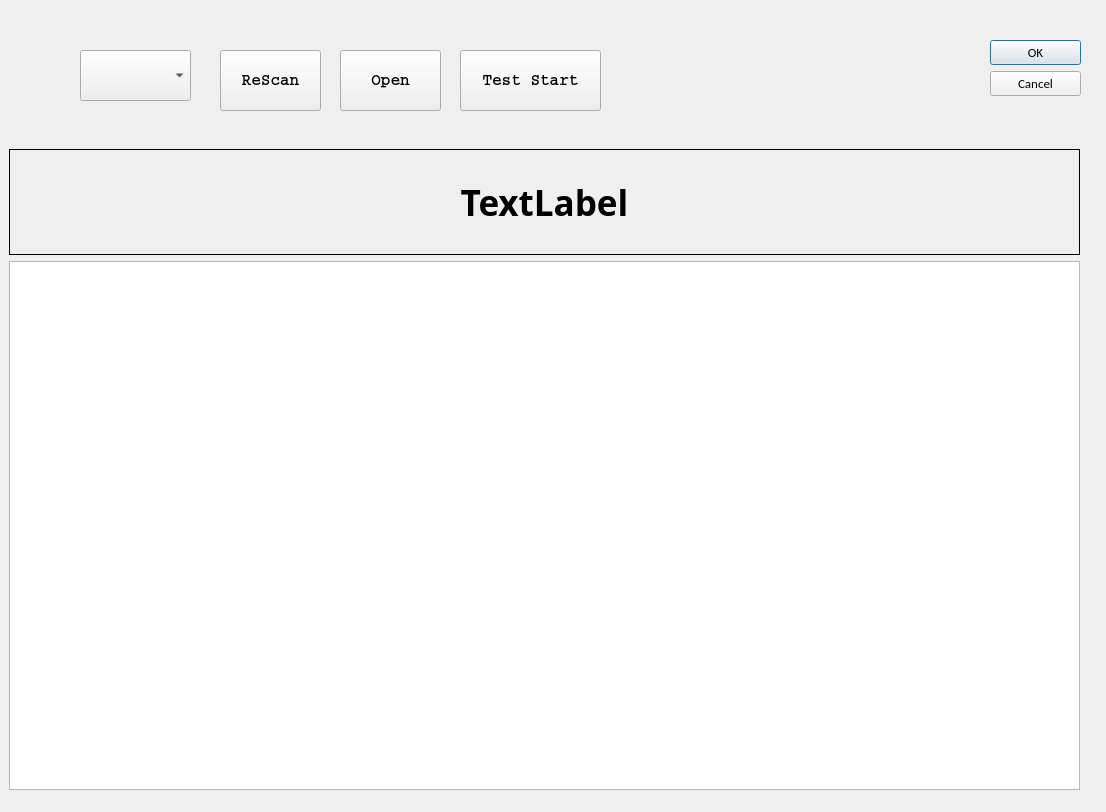
<?xml version="1.0" encoding="UTF-8"?>
<ui version="4.0">
 <class>Dialog</class>
 <widget class="QDialog" name="Dialog">
  <property name="geometry">
   <rect>
    <x>0</x>
    <y>0</y>
    <width>1106</width>
    <height>812</height>
   </rect>
  </property>
  <property name="windowTitle">
   <string>Dialog</string>
  </property>
  <widget class="QDialogButtonBox" name="buttonBox">
   <property name="geometry">
    <rect>
     <x>990</x>
     <y>40</y>
     <width>91</width>
     <height>61</height>
    </rect>
   </property>
   <property name="font">
    <font>
     <family>Calibri</family>
     <pointsize>10</pointsize>
    </font>
   </property>
   <property name="orientation">
    <enum>Qt::Vertical</enum>
   </property>
   <property name="standardButtons">
    <set>QDialogButtonBox::Cancel|QDialogButtonBox::Ok</set>
   </property>
  </widget>
  <widget class="QPushButton" name="pushButton_Rescan">
   <property name="geometry">
    <rect>
     <x>220</x>
     <y>50</y>
     <width>101</width>
     <height>61</height>
    </rect>
   </property>
   <property name="font">
    <font>
     <family>Courier</family>
     <pointsize>12</pointsize>
     <weight>75</weight>
     <bold>true</bold>
    </font>
   </property>
   <property name="toolTip">
    <string>&lt;html&gt;&lt;head/&gt;&lt;body&gt;&lt;p&gt;ReScan COM ports&lt;/p&gt;&lt;/body&gt;&lt;/html&gt;</string>
   </property>
   <property name="text">
    <string>ReScan</string>
   </property>
  </widget>
  <widget class="QComboBox" name="comboBox_Comport">
   <property name="geometry">
    <rect>
     <x>80</x>
     <y>50</y>
     <width>111</width>
     <height>51</height>
    </rect>
   </property>
   <property name="font">
    <font>
     <family>Courier</family>
     <pointsize>12</pointsize>
     <weight>75</weight>
     <bold>true</bold>
    </font>
   </property>
  </widget>
  <widget class="QWidget" name="verticalLayoutWidget">
   <property name="geometry">
    <rect>
     <x>9</x>
     <y>149</y>
     <width>1071</width>
     <height>641</height>
    </rect>
   </property>
   <layout class="QVBoxLayout" name="verticalLayout" stretch="1,5">
    <item>
     <widget class="QLabel" name="label_message">
      <property name="font">
       <font>
        <family>Book Antiqua</family>
        <pointsize>26</pointsize>
        <weight>75</weight>
        <bold>true</bold>
       </font>
      </property>
      <property name="frameShape">
       <enum>QFrame::Box</enum>
      </property>
      <property name="text">
       <string>TextLabel</string>
      </property>
      <property name="alignment">
       <set>Qt::AlignCenter</set>
      </property>
     </widget>
    </item>
    <item>
     <widget class="QPlainTextEdit" name="plainTextEdit_log">
      <property name="font">
       <font>
        <family>Courier</family>
        <pointsize>10</pointsize>
       </font>
      </property>
     </widget>
    </item>
   </layout>
  </widget>
  <widget class="QPushButton" name="pushButton_Open">
   <property name="geometry">
    <rect>
     <x>340</x>
     <y>50</y>
     <width>101</width>
     <height>61</height>
    </rect>
   </property>
   <property name="font">
    <font>
     <family>Courier</family>
     <pointsize>12</pointsize>
     <weight>75</weight>
     <bold>true</bold>
    </font>
   </property>
   <property name="text">
    <string>Open</string>
   </property>
  </widget>
  <widget class="QPushButton" name="pushButton_Start">
   <property name="geometry">
    <rect>
     <x>460</x>
     <y>50</y>
     <width>141</width>
     <height>61</height>
    </rect>
   </property>
   <property name="font">
    <font>
     <family>Courier</family>
     <pointsize>12</pointsize>
     <weight>75</weight>
     <bold>true</bold>
    </font>
   </property>
   <property name="text">
    <string>Test Start</string>
   </property>
  </widget>
 </widget>
 <resources/>
 <connections>
  <connection>
   <sender>buttonBox</sender>
   <signal>accepted()</signal>
   <receiver>Dialog</receiver>
   <slot>accept()</slot>
   <hints>
    <hint type="sourcelabel">
     <x>248</x>
     <y>254</y>
    </hint>
    <hint type="destinationlabel">
     <x>157</x>
     <y>274</y>
    </hint>
   </hints>
  </connection>
  <connection>
   <sender>buttonBox</sender>
   <signal>rejected()</signal>
   <receiver>Dialog</receiver>
   <slot>reject()</slot>
   <hints>
    <hint type="sourcelabel">
     <x>316</x>
     <y>260</y>
    </hint>
    <hint type="destinationlabel">
     <x>286</x>
     <y>274</y>
    </hint>
   </hints>
  </connection>
 </connections>
</ui>
